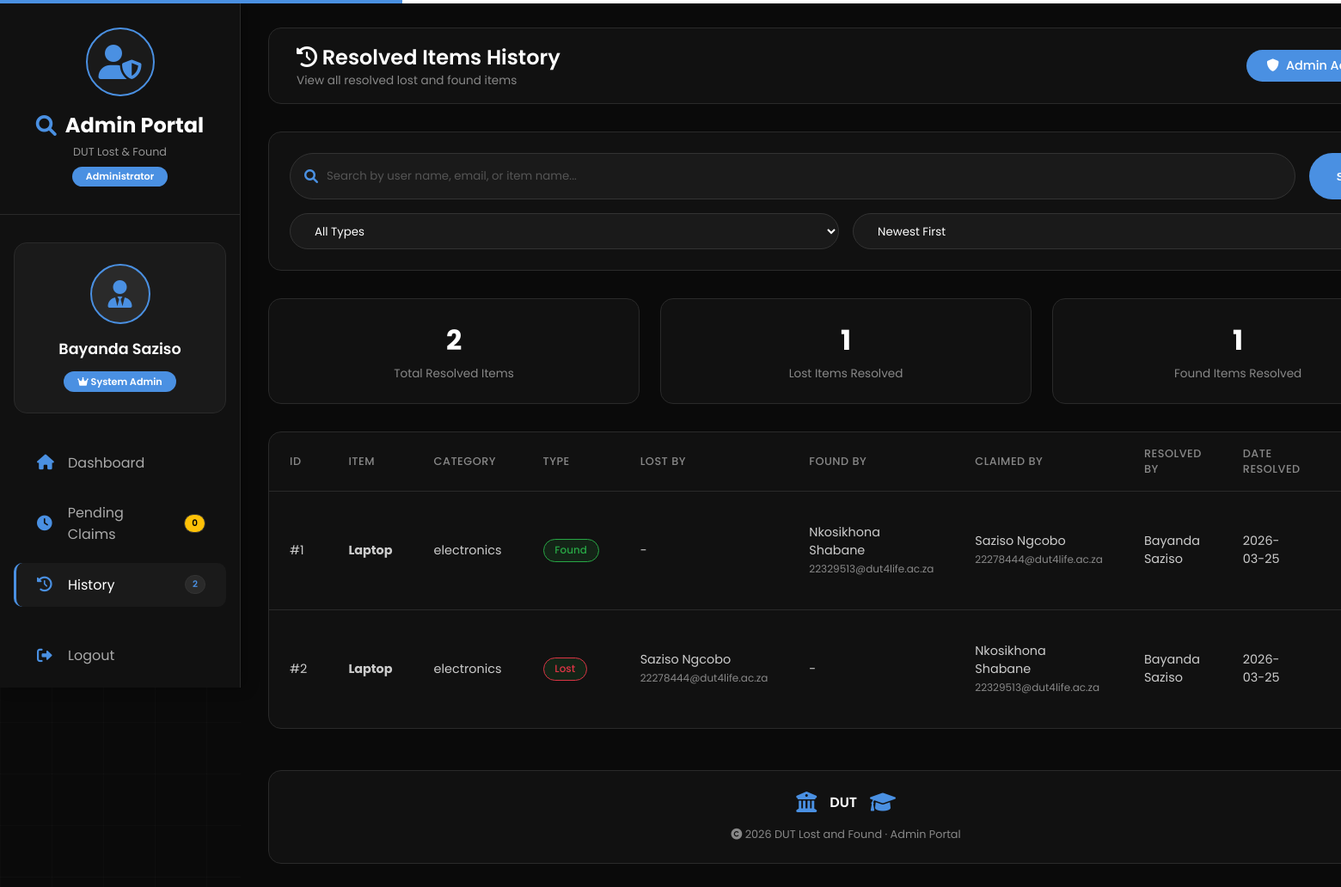
The page /admin/history (signed in) on the database as committed earlier.
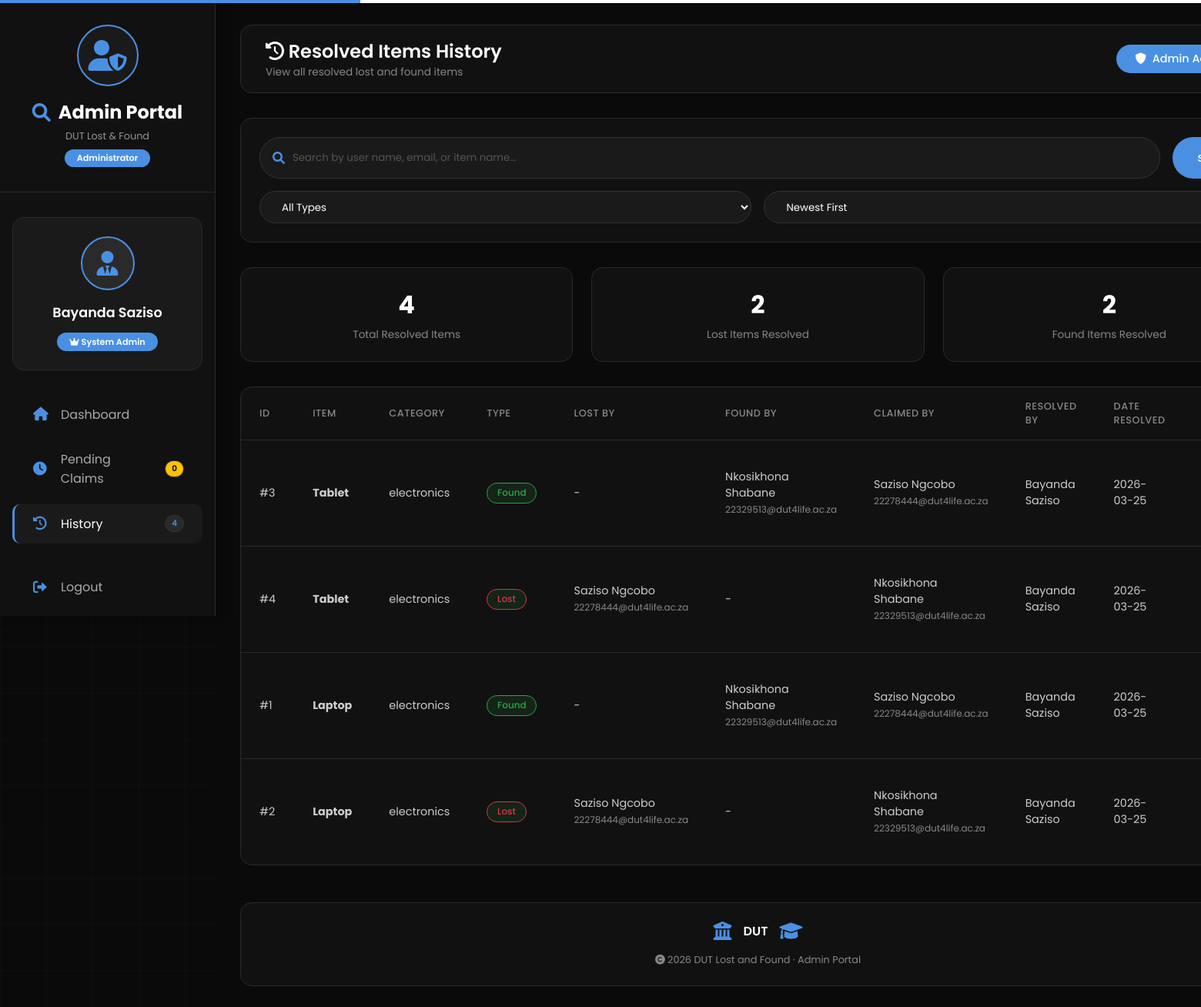
The same page on the database as committed later.
### tables this page shows
CREATE TABLE item_history
                 (id INTEGER PRIMARY KEY AUTOINCREMENT,
                  item_id INTEGER NOT NULL,
                  item_type TEXT NOT NULL,
                  item_name TEXT NOT NULL,
                  category TEXT NOT NULL,
                  lost_by_id INTEGER,
                  found_by_id INTEGER,
                  claimed_by_id INTEGER,
                  resolved_at TIMESTAMP DEFAULT CURRENT_TIMESTAMP,
                  resolved_by INTEGER,
                  notes TEXT,
                  FOREIGN KEY (lost_by_id) REFERENCES users(id),
                  FOREIGN KEY (found_by_id) REFERENCES users(id),
                  FOREIGN KEY (claimed_by_id) REFERENCES users(id),
                  FOREIGN KEY (resolved_by) REFERENCES users(id));

CREATE TABLE users
                 (id INTEGER PRIMARY KEY AUTOINCREMENT,
                  student_number TEXT UNIQUE NOT NULL,
                  full_name TEXT NOT NULL,
                  email TEXT UNIQUE NOT NULL,
                  id_number TEXT UNIQUE NOT NULL,
                  phone TEXT,
                  password TEXT NOT NULL,
                  role TEXT DEFAULT 'user',
                  created_at TIMESTAMP DEFAULT CURRENT_TIMESTAMP);

### app.py (the view, shortened to what this page needs)
@app.route('/admin/history')
def admin_history():
    if 'user' not in session or session['user']['role'] != 'admin':
        flash("Access denied!", "danger")
        return redirect(url_for('login'))
    conn = get_db()
    now = datetime.now()
    search_query = request.args.get('search', '').strip()
    filter_type = request.args.get('filter_type', 'all')
    sort_by = request.args.get('sort_by', 'newest')
    sql = '''
        SELECT
            h.*,
            lost_user.id as lost_user_id,
            lost_user.full_name as lost_by_name,
            lost_user.email as lost_by_email,
            found_user.id as found_user_id,
            found_user.full_name as found_by_name,
            found_user.email as found_by_email,
            claimed_user.id as claimed_user_id,
            claimed_user.full_name as claimed_by_name,
            claimed_user.email as claimed_by_email,
            admin_user.full_name as resolved_by_name
        FROM item_history h
        LEFT JOIN users lost_user ON h.lost_by_id = lost_user.id
        LEFT JOIN users found_user ON h.found_by_id = found_user.id
        LEFT JOIN users claimed_user ON h.claimed_by_id = claimed_user.id
        LEFT JOIN users admin_user ON h.resolved_by = admin_user.id
        WHERE 1=1
    '''
    params = []
    if filter_type == 'lost':
        sql += " AND h.item_type = 'lost'"
    elif filter_type == 'found':
        sql += " AND h.item_type = 'found'"
    if sort_by == 'oldest':
        sql += " ORDER BY h.resolved_at ASC"
    else:
        sql += " ORDER BY h.resolved_at DESC"
    sql += " LIMIT 200"
    history_items = conn.execute(sql, params).fetchall()
    total_resolved = conn.execute("SELECT COUNT(*) as count FROM item_history").fetchone()['count']
    total_lost_resolved = conn.execute("SELECT COUNT(*) as count FROM item_history WHERE item_type = 'lost'").fetchone()['count']
    total_found_resolved = conn.execute("SELECT COUNT(*) as count FROM item_history WHERE item_type = 'found'").fetchone()['count']
    total_lost = conn.execute("SELECT COUNT(*) as count FROM lost_items").fetchone()['count']
    total_found = conn.execute("SELECT COUNT(*) as count FROM found_items").fetchone()['count']
    pending_claims = conn.execute("SELECT COUNT(*) as count FROM claims WHERE status = 'pending'").fetchone()['count']
    resolved_count = total_resolved
    conn.close()
    return render_template('admin_history.html',
                         user=session['user'],
                         history=[dict(h) for h in history_items],
                         total_resolved=total_resolved,
                         total_lost_resolved=total_lost_resolved,
                         total_found_resolved=total_found_resolved,
                         total_lost=total_lost,
                         total_found=total_found,
                         pending_claims=pending_claims,
                         resolved_count=resolved_count,
                         search_query=search_query,
                         filter_type=filter_type,
                         sort_by=sort_by,
                         now=now)

### app.py (called while the page is built)
def get_db():
    conn = sqlite3.connect('lost_and_found.db')
    conn.row_factory = sqlite3.Row
    return conn

### templates/admin_history.html (shortened to what the changed rows need)
<!DOCTYPE html>
<html lang="en">
<head>
    <link rel="stylesheet" href="https://cdnjs.cloudflare.com/ajax/libs/font-awesome/6.0.0-beta3/css/all.min.css">
</head>
<body>
    <div class="dashboard-container">
        <div class="sidebar">
            <div class="sidebar-header">
                <h2>
                    <i class="fas fa-search"></i>
                    <span>Admin Portal</span>
                </h2>
            </div>
            <ul class="nav-menu">
                <li class="nav-item">
                    <a href="/admin/history" class="nav-link active">
                        <i class="fas fa-history"></i>
                        <span>History</span>
                        <span class="badge">{{ resolved_count }}</span>
                    </a>
                </li>
            </ul>
        </div>
        <div class="main-content">
            <div class="top-bar">
                <div class="page-title">
                    <h1><i class="fas fa-history"></i> Resolved Items History</h1>
                </div>
            </div>
            <div class="stats-grid">
                <div class="stat-card">
                    <div class="stat-value">{{ total_resolved }}</div>
                    <div class="stat-label">Total Resolved Items</div>
                </div>
                <div class="stat-card">
                    <div class="stat-value">{{ total_lost_resolved }}</div>
                    <div class="stat-label">Lost Items Resolved</div>
                </div>
                <div class="stat-card">
                    <div class="stat-value">{{ total_found_resolved }}</div>
                    <div class="stat-label">Found Items Resolved</div>
                </div>
            </div>
            <div class="table-responsive">
                {% if history %}
                <table>
                    <thead>
                        <tr>
                            <th>ID</th>
                            <th>Item</th>
                            <th>Category</th>
                            <th>Type</th>
                            <th>Lost By</th>
                            <th>Found By</th>
                            <th>Claimed By</th>
                            <th>Resolved By</th>
                            <th>Date Resolved</th>
                            <th>Notes</th>
                        </tr>
                    </thead>
                    <tbody>
                        {% for item in history %}
                        <tr>
                            <td>#{{ item.id }}</td>
                            <td><strong>{{ item.item_name }}</strong></td>
                            <td>{{ item.category }}</td>
                            <td>
                                {% if item.item_type == 'lost' %}
                                    <span class="badge-resolved" style="color: #dc3545; border-color: #dc3545;">Lost</span>
                                {% else %}
                                    <span class="badge-resolved" style="color: #28a745; border-color: #28a745;">Found</span>
                                {% endif %}
                            </td>
                            <td>
                                {{ item.lost_by_name or '-' }}
                                {% if item.lost_by_email %}
                                <br><small style="color: #888888;">{{ item.lost_by_email }}</small>
                                {% endif %}
                            </td>
                            <td>
                                {{ item.found_by_name or '-' }}
                                {% if item.found_by_email %}
                                <br><small style="color: #888888;">{{ item.found_by_email }}</small>
                                {% endif %}
                            </td>
                            <td>
                                {{ item.claimed_by_name or '-' }}
                                {% if item.claimed_by_email %}
                                <br><small style="color: #888888;">{{ item.claimed_by_email }}</small>
                                {% endif %}
                            </td>
                            <td>{{ item.resolved_by_name or '-' }}</td>
                            <td>{{ item.resolved_at[:10] }}</td>
                            <td style="max-width: 200px;">{{ item.notes or '-' }}</td>
                        </tr>
                        {% endfor %}
                    </tbody>
                </table>
                {% endif %}
            </div>
        </div>
    </div>
</body>
</html>

Rows that differ between the two databases and show on the page:
added item_history: id "3", item_name "Tablet", category "electronics", item_type "Found", lost_by_name "-", full_name "Nkosikhona Shabane", found_by_email "22329513@dut4life.ac.za", full_name "Saziso Ngcobo", claimed_by_email "22278444@dut4life.ac.za", full_name "Bayanda Saziso", resolved_at "2026-03-25"
added item_history: id "4", item_name "Tablet", category "electronics", item_type "Lost", full_name "Saziso Ngcobo", lost_by_email "22278444@dut4life.ac.za", found_by_name "-", full_name "Nkosikhona Shabane", claimed_by_email "22329513@dut4life.ac.za", full_name "Bayanda Saziso", resolved_at "2026-03-25"
Other text that changed with them:
{{ resolved_count }}: "2" → "4"
{{ total_resolved }}: "2" → "4"
{{ total_lost_resolved }}: "1" → "2"
{{ total_found_resolved }}: "1" → "2"
